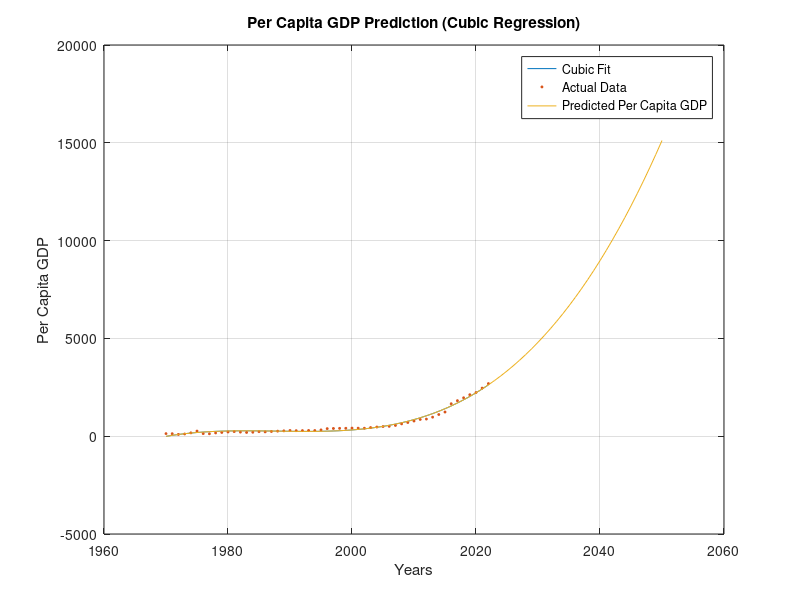

Source code (MATLAB):
clc; clear all; close all; format shortG;

x = [1970,1971,1972,1973,1974,1975,1976,1977,1978,1979,1980,...
    1981,1982,1983,1984,1985,1986,1987,1988,1989,1990,1991,1992,...
    1993,1994,1995,1996,1997,1998,1999,2000,2001,2002,2003,2004,...
    2005,2006,2007,2008,2009,2010,2011,2012,2013,2014,2015,2016,...
    2017,2018,2019,2020,2021,2022];

y = [133.1429452, 127.9954527, 90.67836556, 113.6657027, 171.5262053, 260.3515161,...
    132.4574854, 123.5144934, 166.0064224, 190.0357917, 216.109852, 235.0383907,...
    209.1957418, 193.4093731, 202.2878488, 232.1658218, 221.5696191, 241.7949085,...
    258.8305348, 274.3894278, 294.9046524, 283.3822853, 284.9669776, 292.4253474,...
    292.0788195, 322.0873898, 387.3848632, 395.3180524, 401.9651801, 404.4861431,...
    413.1001853, 410.0485409, 407.9629676, 440.7144048, 469.1164584, 492.8086489,...
    503.5383322, 552.3389345, 630.1089792, 698.520945, 776.8595769, 856.3818868,...
    876.8180104, 973.7739043, 1108.514957, 1236.004392, 1659.962496, 1815.610262,...
    1963.412492, 2122.078397, 2233.305901, 2457.924039, 2688.305501];

n = length(x);

% Cubic Regression (3rd Order)
A = [n sum(x) sum(x.^2) sum(x.^3)
    sum(x) sum(x.^2) sum(x.^3) sum(x.^4)
    sum(x.^2) sum(x.^3) sum(x.^4) sum(x.^5)
    sum(x.^3) sum(x.^4) sum(x.^5) sum(x.^6)];

b = [sum(y);sum(x.*y);sum(x.^2.*y);sum(x.^3.*y)];

a = A\b;

% Prediction till 2050
prediction_years = 1970:2050;
predicted_per_capita_gdp = a(1) + a(2) .* prediction_years + a(3) .* prediction_years.^2 + a(4) .* prediction_years.^3;

% Plot with Actual and Predicted Data
p = linspace(x(1),x(end),1000);
q = @(p) a(1) + a(2).*p + a(3).*p.^2 + a(4).*p.^3;

figure;
plot(p,q(p),x,y, '*', 'MarkerSize', 2); % Red color and larger marker size
hold on;
plot(prediction_years, predicted_per_capita_gdp); % Plot predicted data
legend('Cubic Fit', 'Actual Data', 'Predicted Per Capita GDP'); % Add legend
xlabel('Years');
ylabel('Per Capita GDP');
title('Per Capita GDP Prediction (Cubic Regression)');
grid on;
hold off;